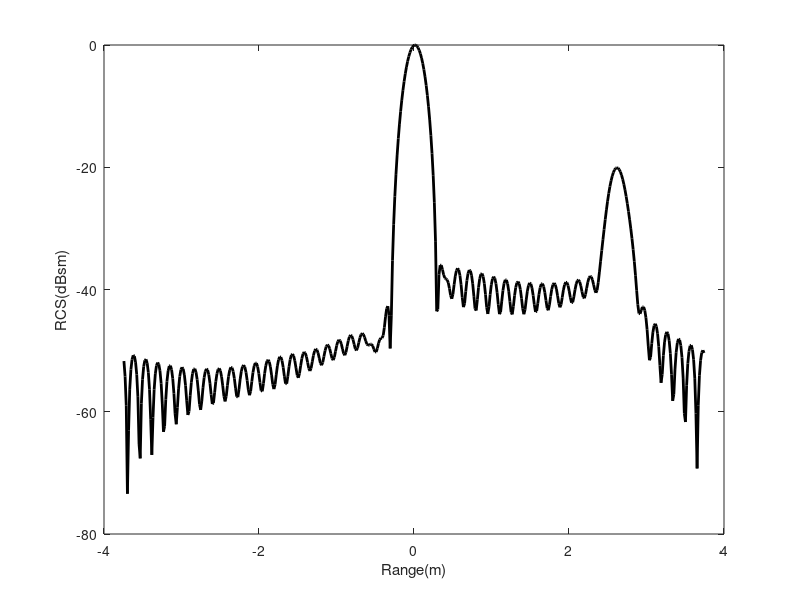

The MATLAB source for this figure:
clear
clc

freq_min = 1e6;
freq_max = 10e9;
samples = 500;
r = 1;
num_window = 50;

eps = 0.000001;
index = 0;
c = 3e8;
freq_det = (freq_max - freq_min) / (samples - 1);
freq = (freq_min: freq_det: freq_max);
k = 2 * pi * freq ./ c;
kr = k .* r;
for i = 1: length(kr)
    index = index + 1;
    sphere_rcs   = 0. + 0.*1i;
    f1 = 0. + 1.*1i;
    f2 = 1. + 0.*1i;
    m = 1.;
    n = 0.;
    q = -1.;
    del = 100000 + 100000 * 1i;
    while(abs(del) > eps)
        q = -q;
        n = n + 1;
        m = m + 2;
        del = (2 .* n - 1) * f2 / kr(i) - f1;
        f1 = f2;
        f2 = del;
        del = q * m / (f2 * (kr(i) * f1 - n * f2));
        sphere_rcs = sphere_rcs + del;
        rcs(i) = sphere_rcs;
    end
end
% wk = randn(1, 256) / 100;
% % rcs = rcs + wk;
% rcs = rcs * pi * power(r, 2);
% plot(freq, rcs);
RCS = rcs;
w = hamming(num_window)';
w(length(freq)) = 0;
rcs = w .* rcs;
RangeProfile = ifftshift(fft(rcs));
nrange = length(freq);
B = freq_max - freq_min;
r_det = c/2/B;
r_min = -(nrange - 1) / 2 * r_det;
r_max = - r_min;
r = (r_min: r_det: r_max);
Range = r;

RangeProfile_abs = abs(RangeProfile);
RangeProfile_normalization = RangeProfile_abs ./ max(RangeProfile_abs);
RangeProfile_db = 20. * log10(RangeProfile_normalization);
plot(Range, RangeProfile_db, 'k', 'linewidth', 2.0);
% axis([-15 15 -80 0]); 
xlabel('Range(m)')
ylabel('RCS(dBsm)')